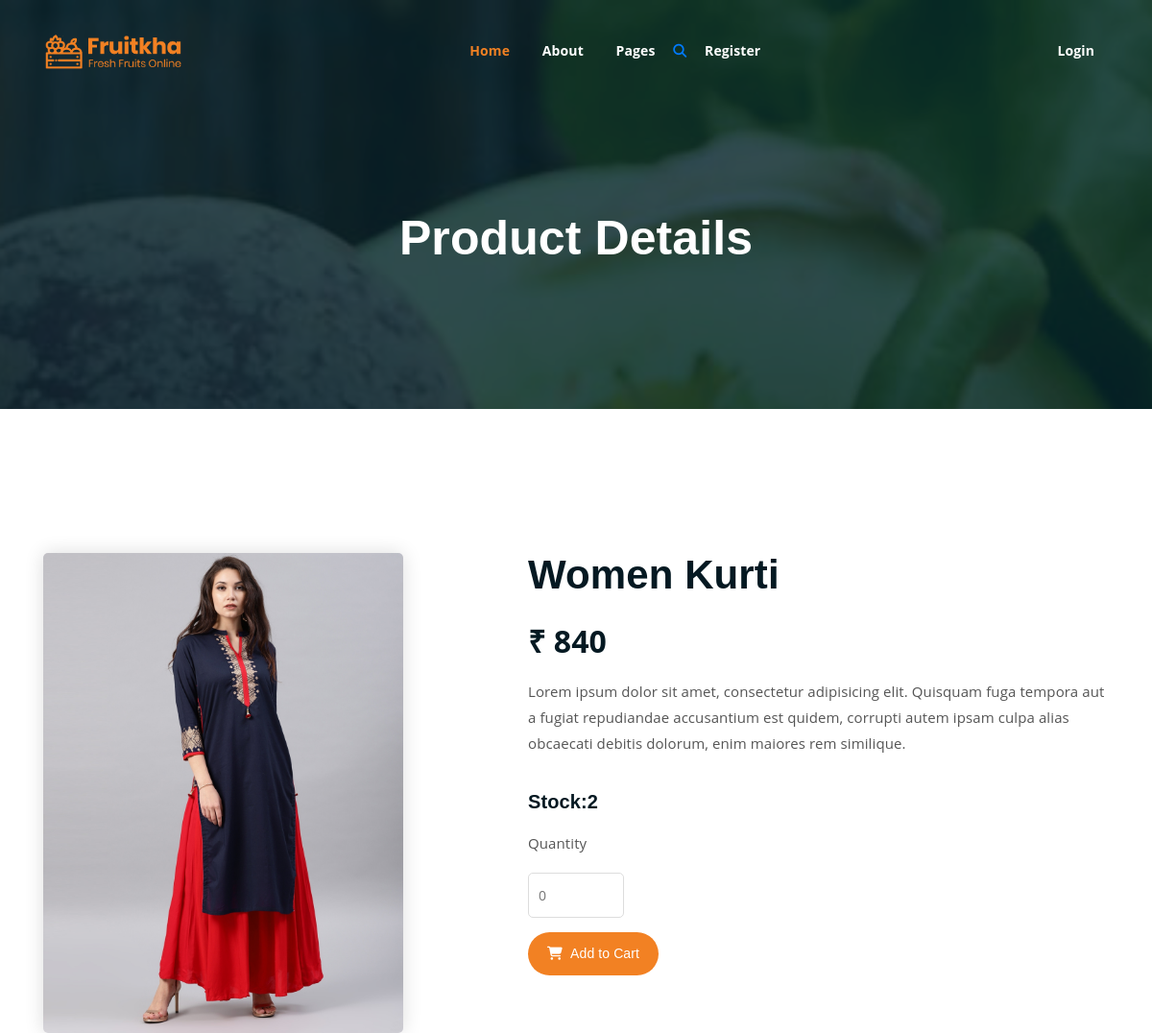
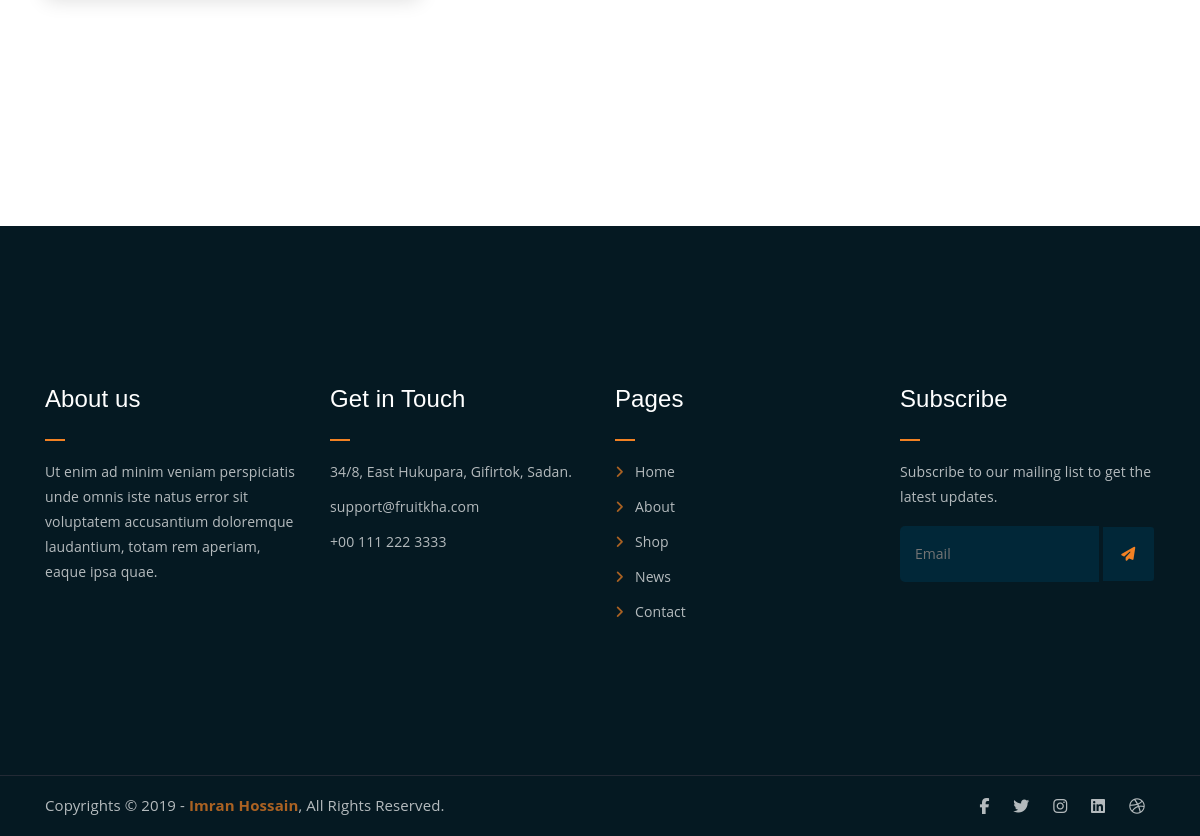
Page /details/3/ on the committed database (2 pictures, top to bottom).
### shop/models.py (models this page shows)
class Products(models.Model):
    name=models.CharField(max_length=50)
    desc=models.TextField()
    image=models.ImageField(upload_to='products')
    price=models.PositiveIntegerField()
    stock=models.IntegerField()
    created=models.DateTimeField(auto_now_add=True)
    updated=models.DateTimeField(auto_now=True)
    category_object=models.ForeignKey(Category,on_delete=models.CASCADE)

### shop/views.py (the view)
# urls.py: path('details/<int:pk>/',views.product_details,name='details'),
def product_details(request,pk):
    pr=Products.objects.get(id=pk)
    return render(request,'pro_details.html',{'p':pr})

### cart/context_processors.py (called while the page is built)
def count_items(request):
    count=0
    if(request.user.is_authenticated):
        u=request.user
        c=Cart.objects.filter(user=u)
        for i in c:
            count+=i.quantity
    return {'count':count}

### shop/context_processors.py (called while the page is built)
def links(request):
    c=Category.objects.all()
    return {'link':c}

### templates/pro_details.html (shortened to what this page needs)
{%extends 'base.html'%}
{%block main_block%}
<div class="breadcrumb-section breadcrumb-bg">
    <div class="container">
        <div class="row">
            <div class="col-lg-8 offset-lg-2 text-center">
                <div class="breadcrumb-text">
                    <h1>Product Details</h1>
                </div>
            </div>
        </div>
    </div>
</div>
<div class="single-product mt-150 mb-150">
    <div class="container">
        <div class="row">
            <div class="col-md-5">
                <div class="single-product-img">
                    <img src="{{p.image.url}}" alt="" height="500px">
                </div>
            </div>
            <div class="col-md-7">
                <div class="single-product-content">
                    <h2 class="fw-bold">{{p.name}}</h2>
                    <p class="single-product-pricing">₹ {{p.price}}</p>
                    <p>{{p.desc}}</p>
                    <h4>Stock:{{p.stock}}</h4>
              {%if user.is_superuser%}
                 {%if p.stock > 0%}
                 <p>Product in stock</p>
                 <a href="{%url 'shop:add_stock' p.id%}" class="cart-btn">Add stock</a>
                 {%else%}
                 <p>Product out of stock</p>
                 <a href="{%url 'shop:add_stock' p.id%}" class="cart-btn">Add stock</a>
                 {%endif%}
             {%else%}
             <div class="single-product-form">
                <p>Quantity</p>
                <form action="index.html">
                    <input type="number" placeholder="0">
                </form>
            </div>
                {%if p.stock > 0 %}
                <a href="{%url 'cart:addto_cart' p.id %}" class="cart-btn"><i class="fas fa-shopping-cart"></i> Add to Cart</a>
                {%else%}
                <p>Out of stock</p>
                {%endif%}
              {%endif%}
                </div>
            </div>
        </div>
    </div>
</div>
{%endblock%}

### static/css/main.css (style rules this page uses)
html { font-size: 14px; font-weight: 400; line-height: 28px; height: 100%; }
body { font-family: "Open Sans", sans-serif; font-weight: 400; font-size: 1rem; letter-spacing: 0.1px; line-height: 1.8; color: #051922; overflow-x: hidden; }
body img { max-width: 100%; }
a { cursor: pointer; text-decoration: none; -webkit-transition: all 0.2s ease-in-out; -o-transition: all 0.2s ease-in-out; transition: all 0.2s ease-in-out; }
h1, .h1, h2, .h2, h3, .h3, h4, .h4, h5, .h5, h6, .h6 { font-family: "Poppins", sans-serif; font-weight: 700; margin: 0 0 1.25rem 0; color: #051922; }
h1:last-child, .h1:last-child, h2:last-child, .h2:last-child, h3:last-child, .h3:last-child, h4:last-child, .h4:last-child, h5:last-child, .h5:last-child, h6:last-child, .h6:last-child { margin: 0; }
h1, .h1 { font-size: 4rem; font-weight: 700; line-height: 4rem; }
h2, .h2 { font-size: 3rem; font-weight: 700; line-height: 3.25rem; }
h4, .h4 { font-size: 1.5rem; font-weight: 700; line-height: 1.75rem; }
p { font-family: "Open Sans", sans-serif; font-weight: 400; font-size: 1rem; letter-spacing: 0.1px; line-height: 1.8; color: #051922; margin: 0 0 1.25rem 0; }
.mt-150 { margin-top: 150px; }
.mb-150 { margin-bottom: 150px; }
a.boxed-btn, a.bordered-btn, a.cart-btn { border-radius: 50px; }
.breadcrumb-bg { background-image: url(../img/breadcrumb-bg.jpg); }
.breadcrumb-text h1 { font-size: 50px; font-weight: 900; color: #fff; margin: 0; margin-top: 20px; }
.breadcrumb-section { padding: 150px 0; background-size: cover; background-position: center center; position: relative; z-index: 1; background-attachment: fixed; padding-top: 200px; }
.breadcrumb-section:after { position: absolute; left: 0; top: 0; width: 100%; height: 100%; content: ""; background-color: #07212e; z-index: -1; opacity: 0.8; }
a.cart-btn { -webkit-transition: 0.3s; -o-transition: 0.3s; transition: 0.3s; }
html, body { height: 100%; }
a.cart-btn { font-family: 'Poppins', sans-serif; display: inline-block; background-color: #F28123; color: #fff; padding: 10px 20px; }
a.cart-btn i { margin-right: 5px; }
.single-product-img img { border-radius: 5px; -webkit-box-shadow: 0 0 20px #ddd; box-shadow: 0 0 20px #ddd; }
.single-product-content p { font-size: 15px; color: #555; line-height: 1.8; }
.single-product-content p.single-product-pricing { font-size: 32px; font-weight: 700; margin-bottom: 10px; color: #051922; line-height: inherit; }
input[type="number"] { border: 1px solid #ddd; border-radius: 5px; padding: 10px; width: 100px; margin-bottom: 15px; }
.single-product-content h4 { font-size: 20px; font-weight: 600; margin-top: 35px; }
.single-product-content { margin-left: 30px; }

### rows in the picture
Products: image (picture), name "Women Kurti", price "840", desc "Lorem ipsum dolor sit amet, consectetur adipisicing elit. Quisquam fuga tempora aut a fugiat repudiandae accusantium est quidem, corrupti autem ipsam culpa alias obcaecati debitis dolorum, enim maiores rem similique.", stock "2"
